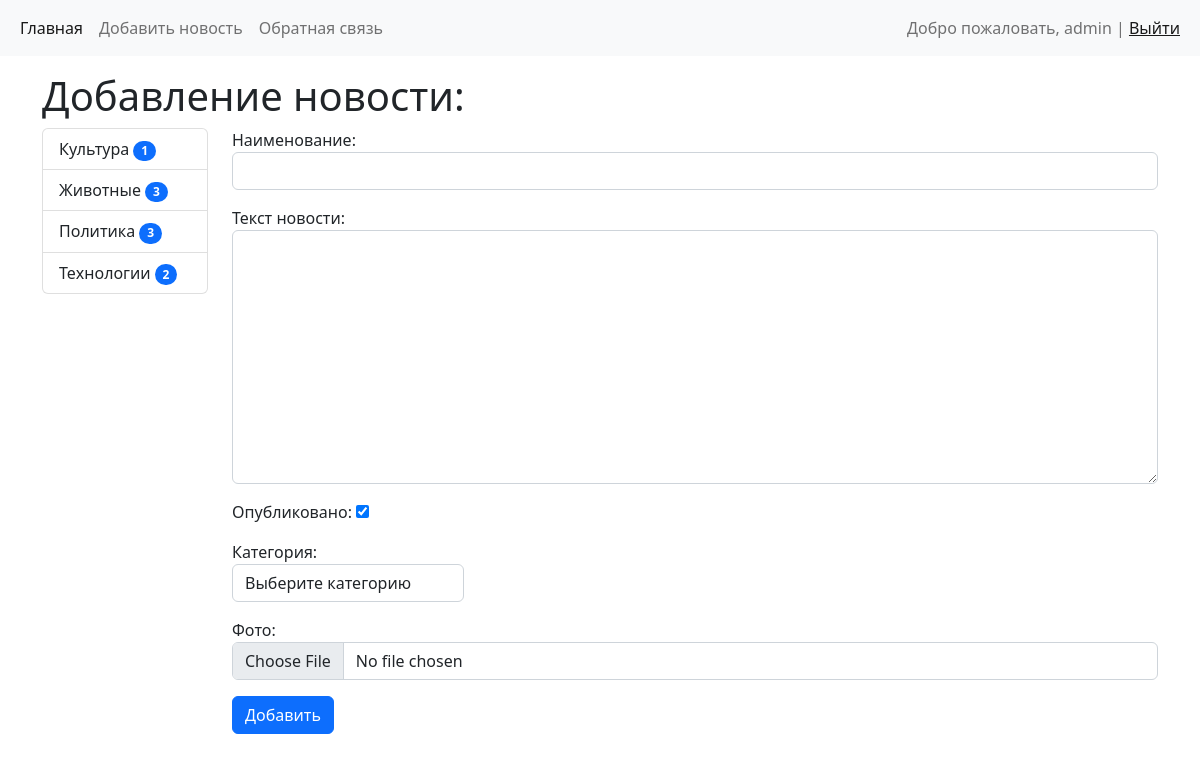
The page /news/add_news/ (signed in) on the database its author committed.
### news/models.py (models this page shows)
class Category(models.Model):
    title = models.CharField(max_length=150, db_index=True, verbose_name='Наименование категории')
    def get_absolute_url(self):
        return reverse_lazy('category', kwargs={'category_id': self.pk})
    def __str__(self):
        return self.title
    class Meta:
        verbose_name = 'Категория'
        verbose_name_plural = 'Категории'
        ordering = ['title']

### news/views.py (the view)
# urls.py: path('news/add_news/', views.CreateNews.as_view(), name='add_news'),
class CreateNews(LoginRequiredMixin, CreateView):
    form_class = NewsForm
    template_name = 'news/add_news.html'

### news/forms.py (shortened to what this page needs)
class NewsForm(forms.ModelForm):
    def __init__(self, *args, **kwargs):
        super(NewsForm, self).__init__(*args, **kwargs)
        self.fields['category'].empty_label = 'Выберите категорию'
        self.fields['content'].label = 'Текст новости'
    class Meta:
        model = News
        fields = ['title', 'content', 'is_published', 'category', 'photo']
        widgets = {
            'title': forms.TextInput(attrs={'class': 'form-control'}),
            'content': forms.Textarea(attrs={'class': 'form-control'}),
            'category': forms.Select(attrs={
                                          'class': 'form-control',
                                          'style': 'width: 25%'
                                      }),
            'photo': forms.FileInput(attrs={'class': 'form-control'}),
        }

### news/templatetags/news_tags.py (called while the page is built)
@register.simple_tag(name='get_all_cat')
def get_categories():
    categories = Category.objects.annotate(
        cnt=Count('news', filter=F('news__is_published'))).filter(cnt__gt=0)
    return categories

### news/templates/news/add_news.html (shortened to what this page needs)
{% extends 'base.html' %}
{% block title_h2 %}Добавление новости:{% endblock %}
{% block content %}
<form action="{% url 'add_news' %}" method="post">
    {{ form.as_p }}
    <button type="submit" class="btn btn-primary">Добавить</button>
</form>
{% endblock %}

### templates/inc/_nav.html
<nav class="navbar navbar-expand-lg bg-light">
    <div class="container-fluid">
        <div class="collapse navbar-collapse" id="navbarNav">
            <ul class="navbar-nav">
                <li class="nav-item">
                    <a class="nav-link active" aria-current="page" href="{% url 'home' %}">Главная</a>
                </li>
                {% if user.is_authenticated %}
                <li class="nav-item">
                    <a class="nav-link" href="{% url 'add_news' %}">Добавить новость</a>
                </li>
                <li class="nav-item">
                    <a class="nav-link" href="{% url 'contact_us' %}">Обратная связь</a>
                </li>
                {% endif %}
            </ul>
        </div>
        <span class="navbar-text px-2">
            {% if user.is_authenticated %}
                Добро пожаловать, {{ user.username }} | <a href="{% url 'logout' %}">Выйти</a>
            {% else %}
                <a href="{% url 'register' %}">Регистрация</a> | <a href="{% url 'login' %}">Войти</a>
            {% endif %}
        </span>
    </div>
</nav>

### templates/inc/_sidebar.html (shortened to what this page needs)
{% load news_tags %}
<div class="list-group">
    {% get_all_cat as categories %}
    {% for item in categories %}
    <a href="{{ item.get_absolute_url }}" class="list-group-item list-group-item-action">{{ item.title }}
        <span class="badge bg-primary rounded-pill">{{ item.cnt }}</span></a>
    {% endfor %}
</div>

### rows shown on the page
Category: title "Культура", cnt "1"
Category: title "Животные", cnt "3"
Category: title "Политика", cnt "3"
Category: title "Технологии", cnt "2"

### other values the page prints
{{ user.username }} "admin"
